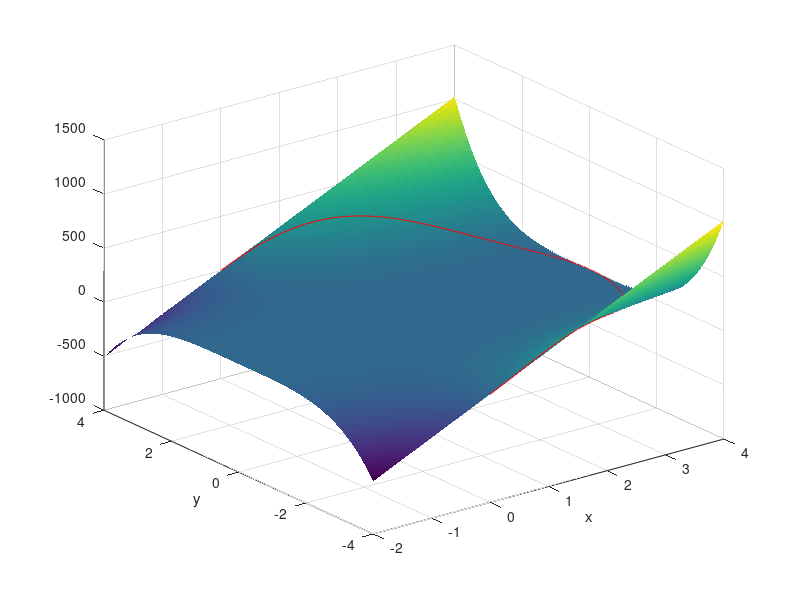

Write MATLAB code to recreate this figure.
clear
close all
clc

n = 200;
xs = linspace(-2,4,n);
ys = linspace(-4,4,n);

% Surface
s  = @(x,y) (x.*y'.^4);
f = s(xs,ys);

sf  = @(x,y) (x.*y.^4); % surface function with output vector

% Path & Parametrization
xa = @(t) (4*cos(t));
ya = @(t) (4*sin(t));

t = linspace(-pi/2,pi/2,n);

a = [xa(t);ya(t)]';

g = sf(a(:,1),a(:,2)); % surface function along the path 'a'

% Plot surface
surf(xs,ys,f,"edgecolor","none"); hold on
xlabel('x'); ylabel('y')

plot3(a(:,1),a(:,2),g,'r')

%% Integral
aux = 0;
for in = 2:numel(t)
    aux = t(in)-t(in-1) + aux;
end
h = aux/(numel(t)-1);

dx = gradient(a(:,1))./h;
dy = gradient(a(:,2))./h;
j = sqrt(dx.^2+dy.^2);

itg = trapz(t,g.*j)             % numerical result
res = 8192/5                    % analytical solution
dif = abs(itg-res)/res * 100    % relative difference between the two